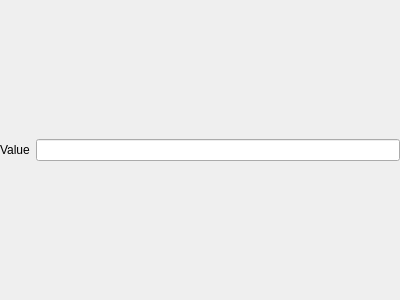
<?xml version="1.0" encoding="UTF-8"?>
<ui version="4.0">
 <class>StringProperty</class>
 <widget class="QWidget" name="StringProperty">
  <property name="geometry">
   <rect>
    <x>0</x>
    <y>0</y>
    <width>400</width>
    <height>300</height>
   </rect>
  </property>
  <property name="windowTitle">
   <string>Form</string>
  </property>
  <layout class="QHBoxLayout" name="horizontalLayout">
   <property name="leftMargin">
    <number>0</number>
   </property>
   <property name="topMargin">
    <number>0</number>
   </property>
   <property name="rightMargin">
    <number>0</number>
   </property>
   <property name="bottomMargin">
    <number>0</number>
   </property>
   <item>
    <widget class="QLabel" name="label">
     <property name="text">
      <string>Value</string>
     </property>
    </widget>
   </item>
   <item>
    <widget class="QLineEdit" name="valueBox"/>
   </item>
  </layout>
 </widget>
 <resources/>
 <connections/>
</ui>
